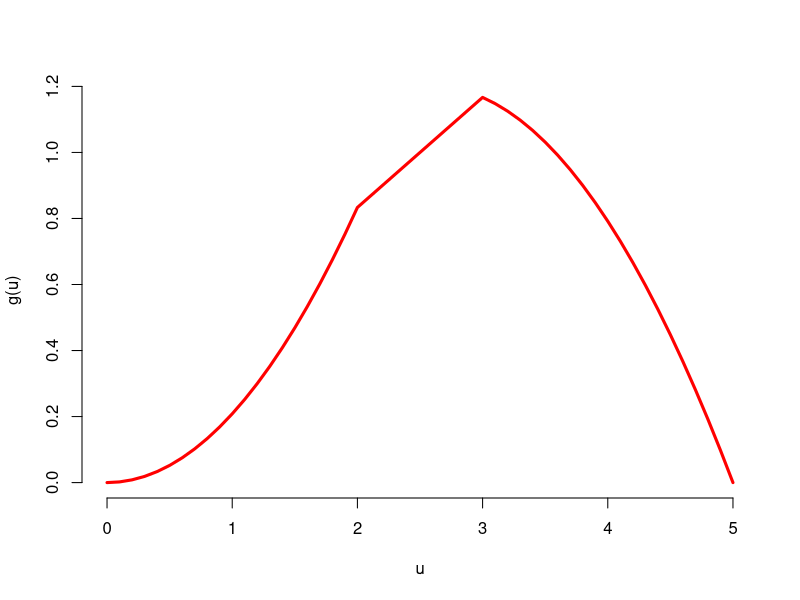

Write the R code that produced this figure.
x1 = seq(0,2,0.1); y1 = 5*x1*x1/24
x2 = seq(2,3,0.1); y2 = x2/3+1/6
x3 = seq(3,5,0.1); y3 = (-5*x3*x3+26*x3-5)/24

png("densplot.png")
plot(c(x1,x2,x3),c(y1,y2,y3),ty='l',xlab="u", ylab="g(u)",lwd=3,col="red",bty='n')
dev.off()
